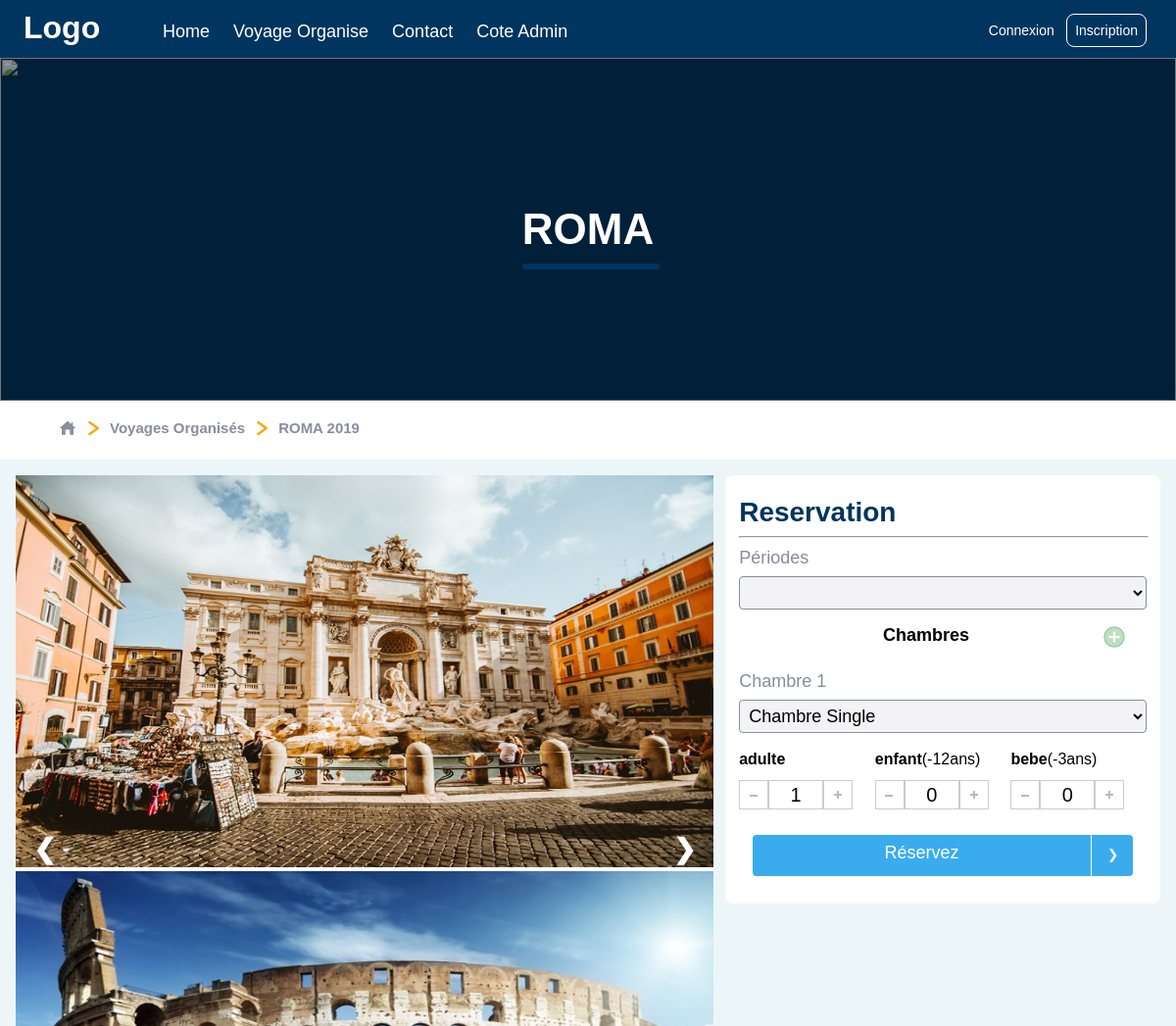
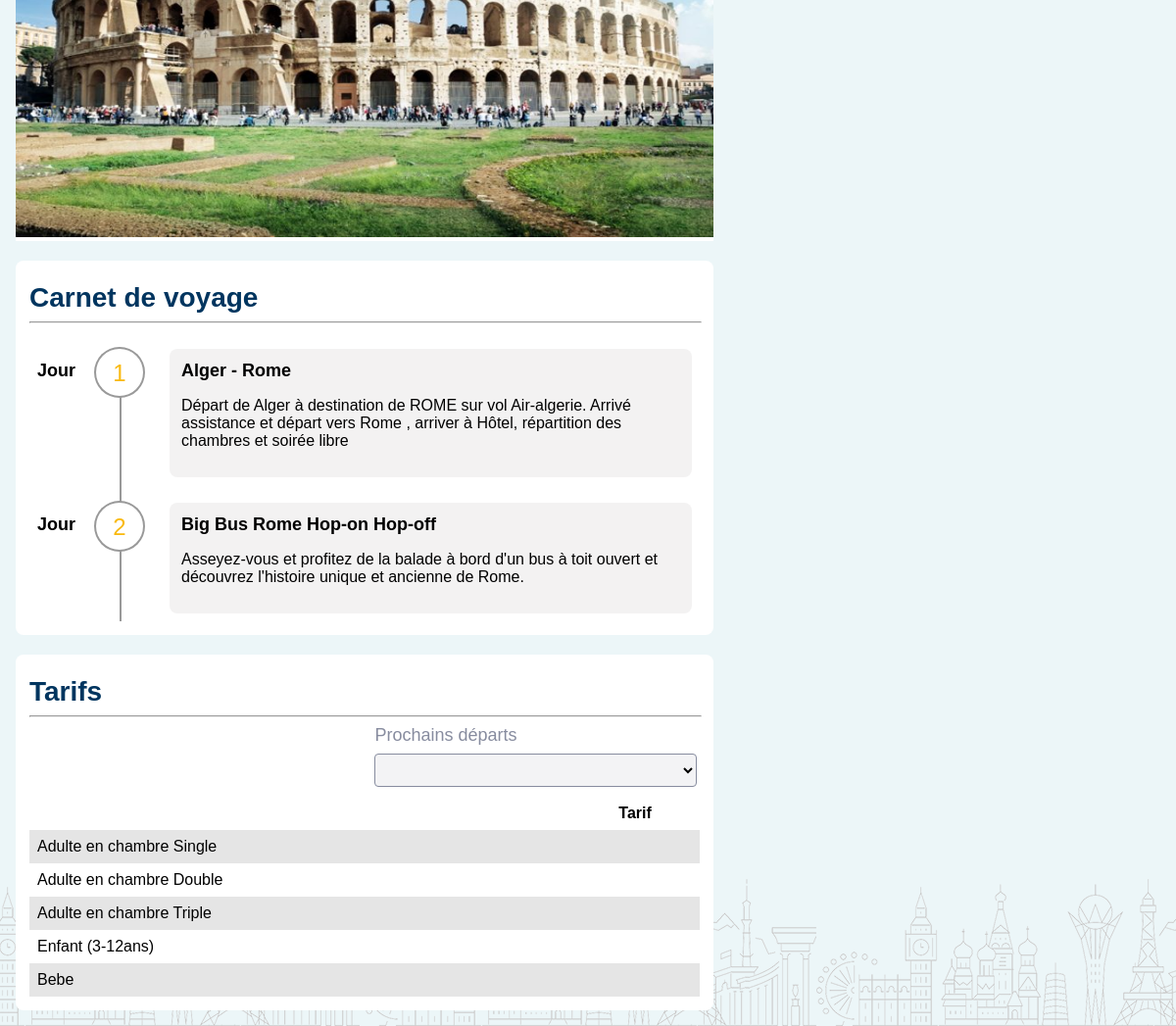
/Voyage.php?voyage_id=1, run on the app's committed database (2 pictures, top to bottom).
### tables this page shows
create table voyage
(
   voyage_id            int not null auto_increment,
   nom                  varchar(20),
   ville_id             int,
   guide_id             int,
   nbr_jour             int,
   hotel_id             int,
   description          varchar(500),
   cover                varchar(20),
   primary key (voyage_id)
);

create table ville
(
   ville_id             int not null,
   nom                  varchar(50),
   pays_id              int,
   primary key (ville_id),
   key AK_ville (ville_id)
);

create table voyage_jour
(
   voyage_jour_id       int not null auto_increment,
   voyage_id            int,
   nbr_jour             int,
   endroit_id           int,
   primary key (voyage_jour_id)
);

create table endroit
(
   endroit_id           int not null auto_increment,
   endroit_nom          varchar(35),
   ville_id             int,
   description          text,
   primary key (endroit_id),
   key AK_endroit_id (endroit_id)
);

### php/Client/standard.php (called while the page is built)
<?php
function NabBar()
{
  include  "html/Client/navbar.php";
}
 ?>

### php/database.inc (called while the page is built, shortened)
<?php
class database{
  public $connection;
  public function __construct()
  {
    $this->connection=mysqli_connect("localhost","root","anis","pfe");
    $this->connection->set_charset("utf8");
  }
  public function query($sql)
  {
    $result=mysqli_query($this->connection,$sql);
    return $result;
  }
}

### php/Voyage.inc (called while the page is built, shortened)
<?php
require "Endroit.inc";
class Voyage{
  public $voyage_id;
  public function __construct($voyage_id,$nom,$ville,$nbr_jour,$hotel_id, $description,$img)
{
  $this->voyage_id=$voyage_id;
  $this->nom=$nom;
  $this->ville=$ville;
}
public function LoadListEndroit()
{
  $list=array();
  $database=new database();
  $result=$database->query("select nbr_jour,endroit_nom,description from voyage_jour join endroit on voyage_jour.endroit_id=endroit.endroit_id
                                where voyage_id=".$this->voyage_id );
  while($row=mysqli_fetch_assoc($result)){
    $list[]=new Endroit($row["nbr_jour"],$row["endroit_nom"],'',$row["description"],"");
  }
  return $list;
}
}

### php/Endroit.inc (called while the page is built, shortened)
<?php
class Endroit {
 public function __construct ( $id , $nom , $ville_id , $description , $prix) {
  $this->id = $id;
  $this->nom = $nom;
  $this->description = $description;
 }
}

### Voyage.php (the view, shortened to what this page needs)
<!DOCTYPE html>
<?php
require 'php/database.inc';
include 'php/Client/standard.php';
require 'php/Voyage.inc';
$database=new database();
if(isset($_GET["voyage_id"])){
  $result=$database->query("select voyage_id,voyage.nom,ville.nom as ville,nbr_jour,hotel_id,description,cover from voyage join ville on voyage.ville_id=voyage.ville_id where voyage_id=".$_GET["voyage_id"]) ;
  $row=mysqli_fetch_assoc($result);
  $voyage=new Voyage($row["voyage_id"],$row["nom"],$row["ville"],$row["nbr_jour"],$row["hotel_id"],$row["description"],$row["cover"]);
  $jour=$voyage->LoadListEndroit();
}else{
  die("erreur voyage_id");
}
 ?>
<html lang="en" dir="ltr">
  <head>
    <?php include 'php/Client/css.php'; ?>
  </head>
  <body onload="LoadDate(<?php echo $_GET["voyage_id"]; ?>);window.i=0;AfficheImage();">
    <div class="nav_bar">
      <?php NabBar(); ?>
      <div class="nav_bar_cover_index">
        <div class="nav_bar_cover_index_img">
          <img src="img/Client/Cover/cover-roma.jpeg" alt="">
        </div>
        <div class="nav_bar_titre">
          <?php echo $voyage->ville; ?>
        </div>
      </div>
      <div class="nav_bar_titre_bar">
        <div class="nav_bar_titre_bar_url">
          <div class="nav_bar_titre_bar_url_icon">
            <div class="nav_bar_titre_bar_url_icon_btn">
              <a href="index.php" >
                <img src="img\Client\icon\home18pxgris.png" alt="">
              </a>
              <a href="#">
                <img src="img\Client\icon\suivant18pxlemon.png" class="nav_bar_titre_bar_url_icon_suivant">
              </a>
              <label> Voyages Organisés</label>
              <a href="#">
                <img src="img\Client\icon\suivant18pxlemon.png" class="nav_bar_titre_bar_url_icon_suivant">
              </a>
              <label><?php echo $voyage->nom; ?></label>
            </div>
          </div>
        </div>
      </div>
    </div>
    <div class="voyage_page">
      <div class="page_gauche">
        <div class="voyage_page_gauche">
          <div class="list_photo_de_voyage">
            <div class="photo_de_voyage">
              <img src="img\Client\photo\1-1.jpeg" alt="">
            </div>
            <div class="photo_de_voyage">
              <img src="img\Client\photo\1-2.jpeg" alt="">
            </div>
            <a class="photo_precedent" onclick="moinsphoto()">❮</a>
            <a class="photo_suivant" onclick="plusphoto()">❯</a>
          </div>
          <div class="espace_voyage">
            <div class="formulaire_titre">
              Carnet de voyage
            </div>
            <hr class="formulaire_ligne">
            <div class="les_jours_voyage">
              <?php  foreach ($jour as $k => $v) {?>
                <div class="jour_voyage">
                  <label for="">Jour</label>
                  <div class="numero_jour_voyage"><?php echo $v->id; ?></div>
                  <div class="description_jour">
                    <strong><?php echo $v->nom; ?></strong>
                    <p>
                      <?php echo $v->description; ?>
                    </p>
                  </div>
                </div>
              <?php }  ?>
            </div>
          </div>
          <div class="espace_voyage">
            <div class="formulaire_titre">
              Tarifs
            </div>
            <hr class="formulaire_ligne">
            <div class="formulaire_row_2item">
              <div class="formulaire_row_item"></div>
              <div class="formulaire_row_item">
                <label for="Online" class="formulaire_row_item_label"> Prochains départs </label>
                <select class="formulaire_row_item_input" name="" id="table_date_prix" onchange="AffichePrix(this.value)">
                </select>
              </div>
            </div>
            <table class="table_tarifs">
              <thead>
                <tr>
                  <td width="550"></td>
                  <th>Tarif</th>
                </tr>
              </thead>
              <tbody>
                <tr>
                  <td>Adulte en chambre Single</td>
                  <th class="prix"></th>
                </tr>
                <tr>
                  <td>Adulte en chambre Double</td>
                  <th class="prix"></th>
                </tr>
                <tr>
                  <td>Adulte en chambre Triple</td>
                  <th class="prix"></th>
                </tr>
                <tr>
                  <td>Enfant (3-12ans)</td>
                  <th class="prix"></th>
                </tr>
                <tr>
                  <td>Bebe</td>
                  <th class="prix"aa></th>
                </tr>
              </tbody>
            </table>
          </div>
        </div>
      </div>
      <div class="voyage_page_droite">
        <div class="page_droite">
          <div class="espace_voyage" id="espace_reservation">
            <form id="my_form" method="GET" action="Reservez.php" >
              <div class="formulaire_titre">
                Reservation
              </div>
              <hr class="formulaire_ligne">
            <div class="formulaire_row_item">
              <label for="" class="formulaire_row_item_label">Périodes</label>
              <select class="formulaire_row_item_input" name="voyage_date_id" id="text_reserve">
              </select>
            </div>
            <div class="list_chambre">
              <label >Chambres</label>
              <button type="button" name="button" id="AjouterChambre" >
                <img src="img\Client\icon\add22px.png" alt="">
              </button>
            </div>
            <div id="list_chambre">
              <div class="formulaire_row_item">
                <label for="" class="formulaire_row_item_label">Chambre 1</label>
                <select class="formulaire_row_item_input" name="type_chambre[]" id="select_row_1" onchange="InitChambre(1)">
                  <option value="1" > Chambre Single </option>
                </select>
                <div class="nbr_personne">
                  <div class="categorie_presonne">
                    <label for=""><strong>adulte</strong></label>
                    <div class="nbr_personne_btn">
                      <button type="button" name="button" class="minus" onclick="BtnMoinsChambre(1,'adulte')" ></button>
                      <input type="text"  class="nbr_personne_row_1" name="adulte[]" value="1" id="btn_adulte_row_1" readonly>
                      <button type="button" name="button" class="plus" onclick="BtnPlusChambre(1,'adulte')"></button>
                    </div>
                  </div>
                  <div class="categorie_presonne" >
                    <label for=""><strong>enfant</strong>(-12ans)</label>
                    <div class="nbr_personne_btn">
                      <button type="button" name="button" class="minus" onclick="BtnMoinsChambre(1,'enfant')" ></button>
                      <input type="text" class="nbr_personne_row_1" name="enfant[]" id="btn_enfant_row_1" value="0" readonly>
                      <button type="button" name="button" class="plus" onclick="BtnPlusChambre(1,'enfant')" ></button>
                    </div>
                  </div>
                  <div class="categorie_presonne">
                    <label for=""><strong>bebe</strong>(-3ans)</label>
                    <div class="nbr_personne_btn">
                      <button type="button" name="button" class="minus" onclick="BtnMoinsChambre(1,'bebe')" ></button>
                      <input type="text" class="nbr_personne_row_1" name="bebe[]" id="btn_bebe_row_1" value="0" readonly>
                      <button type="button" name="button" class="plus" onclick="BtnPlusChambre(1,'bebe')" ></button>
                    </div>
                  </div>
                </div>
              </div>
            </div>
            <div class="index_offre_top_voyage_btn_more">
              <a href="javascript:{}" onclick="ButtonReserver(<?php if(isset($_SESSION["client_id"])) echo "'ok'";else echo "'no'";?>)">
                <div class="index_offre_top_voyage_btn_more_titre">
                  <label for="">Réservez</label>
                  <img src="img/Client/icon/suivant18px.png" alt="">
                </div>
              </a>
            </div>
            </form>
          </div>
        </div>
      </div>
    </div>
  </body>
</html>

### php/Client/css.php
<link rel="stylesheet" href="css\Client\standard.css">
<link rel="stylesheet" href="css\Client\navbar.css">
<link rel="stylesheet" href="css\Client\index.css">
<link rel="stylesheet" href="css\Client\formulaire.css">
<link rel="stylesheet" href="css\Client\Inscription.css">
<link rel="stylesheet" href="css\Client\Voyage.css">
<link rel="stylesheet" href="css\Client\voyageorganise.css">
<link rel="stylesheet" href="css\Client\Contact.css">

### html/Client/navbar.php (shortened to what this page needs)
<div class="nav_bar_head">
  <div class="nav_bar_head_left">
    <div class="nav_bar_div_logo">
      <label class="nav_bar_logo">Logo</label>
    </div>
    <div class="nav_bar_list_btn">
      <a href="index.php" class="nav_bar_btn">Home</a>
      <a href="VoyageOrganise.php" class="nav_bar_btn">Voyage Organise</a>
      <a href="Contact.php" class="nav_bar_btn">Contact</a>
      <a href="Admin" class="nav_bar_btn">Cote Admin</a>
    </div>
  </div>
  <div class="nav_bar_head_right">
    <?php if (isset($_SESSION["email"])): ?>
      <a href="#">Bonjour  , <?php echo $_SESSION["prenom"]." ".$_SESSION["nom"]; ?></a>
      <a href="index.php?deco">
        <img src="img\Client\icon\sort-down-filled-16.png">
      </a>
    <?php else: ?>
      <a href="Connexion.php">Connexion</a>
      <a href="Inscription.php" class="nav_bar_head_right_creer">Inscription</a>
    <?php endif; ?>
  </div>
</div>

### css/Client/standard.css (style rules this page uses)
:root { --color-bleu-claire :#3AACED; --color-bleu :#00355f; --color-bleu-fonce :#001f39; --color-lemon: #f9a60f; --color-lemon-2eme : #EEC218; --color-gris :#888DA0; }
body,html { margin: 0px; padding: 0px; background-color: #ECF6F8; font-family:sans-serif; }
a { text-decoration: none; color: white; }

### css/Client/navbar.css (style rules this page uses)
.nav_bar { justify-content: center; background-color: var(--color-bleu); }
.nav_bar_head { display: flex; justify-content: space-between; padding:10px; }
.nav_bar_head_left { display: grid; grid-template-columns: 150px 90%; }
.nav_bar_head_right { margin-top: 12px; margin-right: 20px; }
.nav_bar_head_right a { font-size: 14px; padding: 8px; }
.nav_bar_head_right_creer { border: 1px solid white; border-radius: 8px; }
.nav_bar_logo { font-size: 32px; font-weight: bold; color: white; margin-left: 14px; }
.nav_bar_list_btn { display: flex; justify-content: flex-start; margin-top: 6px; }
.nav_bar_btn { text-decoration: none; color :white; font-size: 18px; padding: 6px; margin-right: 12px; position: relative; transition: .2s; }
.nav_bar_btn::before { content: ""; border: 1px solid var(--color-lemon); background-color: white; position: absolute; width: 0; bottom: 2px; transition: .2s; visibility: hidden; }
.nav_bar_cover_index { height: 350px; width: 100%; display: flex; justify-content: center; position: relative; }
.nav_bar_cover_index_img { position: absolute; left: 0; right: 0; }
.nav_bar_cover_index_img img { height: 350px; width: 100%; z-index: 1; position: absolute; }
.nav_bar_cover_index_img::after { content: ''; width: 100%; height: 350px; position: absolute; background-color: rgb(0,0,0,.4); z-index: 2; }
.nav_bar_titre { margin-top: auto; margin-bottom: auto; z-index: 6; color: white; font-size: 44px; font-weight: 600; position: relative; }
.nav_bar_titre::before { content: ''; position: absolute; z-index: 6; width: 100%; border: 3px solid var(--color-bleu); border-radius: 16px; margin-top: 60px; }
.nav_bar_titre_bar { background-color: white; height: 60px; display: flex; justify-content: center; }
.nav_bar_titre_bar_url { width: 90%; height: 100%; display: table; }
.nav_bar_titre_bar_url_icon { display: table-cell; vertical-align: middle; }
.nav_bar_titre_bar_url_icon_btn { display: flex; }
.nav_bar_titre_bar_url_icon_suivant { margin-left: 8px; margin-right: 8px; }
.nav_bar_titre_bar_url_icon label { font-size: 15px; font-weight: 600; color: var(--color-gris); }

### css/Client/index.css (style rules this page uses)
.index_offre_top_voyage_btn_more { display: flex; justify-content: center; padding: 14px; overflow: hidden; }
.index_offre_top_voyage_btn_more a,.voyage_organise_btn_more a,.btn_envoyee { text-decoration: none; color: white; font-size: 18px; font-weight: 200; background-color: var(--color-bleu-claire); width: 240px; border-radius: 4px; border: none; }
.index_offre_top_voyage_btn_more_titre { display: flex; justify-content: space-between; text-align: center; position: relative; }
.index_offre_top_voyage_btn_more_titre label { margin-top: 8px; width:100%; cursor: pointer; }
.index_offre_top_voyage_btn_more_titre img { padding: 12px; border-left: 1px solid white; }
.index_offre_top_voyage_btn_more_titre::after,.btn_envoyee::after { content: ""; height: 40px; width: 0px; background-color: rgb(255,255,255,.1); position:absolute; transition: .4s; }

### css/Client/formulaire.css (style rules this page uses)
.formulaire_titre { margin-top: 8px; font-size: 28px; font-weight: 700; color: var(--color-bleu); }
.formulaire_ligne { color: #fff; width: 100%; }
.formulaire_row_item { display: grid; grid-row-gap: 8px; }
.formulaire_row_2item { display: grid; grid-template-columns: 48% 48%; grid-column-gap: 24px; }
.formulaire_row_item_label { font-size: 18px; color: #878C9F; }
.formulaire_row_item_input { border: 1px solid #878c9f; background-color: rgb(135, 140, 159,.1); border-radius: 4px; padding:5px; font-size: 18px; font-family: unset; }

### data on the page
voyage: ville.nom "ROMA", nom "ROMA 2019"
voyage_jour: nbr_jour "1", endroit.endroit_nom "Alger - Rome", endroit.description "Départ de Alger à destination de ROME sur vol Air-algerie. Arrivé assistance et départ vers Rome , arriver à Hôtel, répartition des chambres et soirée libre"
voyage_jour: nbr_jour "2", endroit.endroit_nom "Big Bus Rome Hop-on Hop-off", endroit.description "Asseyez-vous et profitez de la balade à bord d'un bus à toit ouvert et découvrez l'histoire unique et ancienne de Rome."
